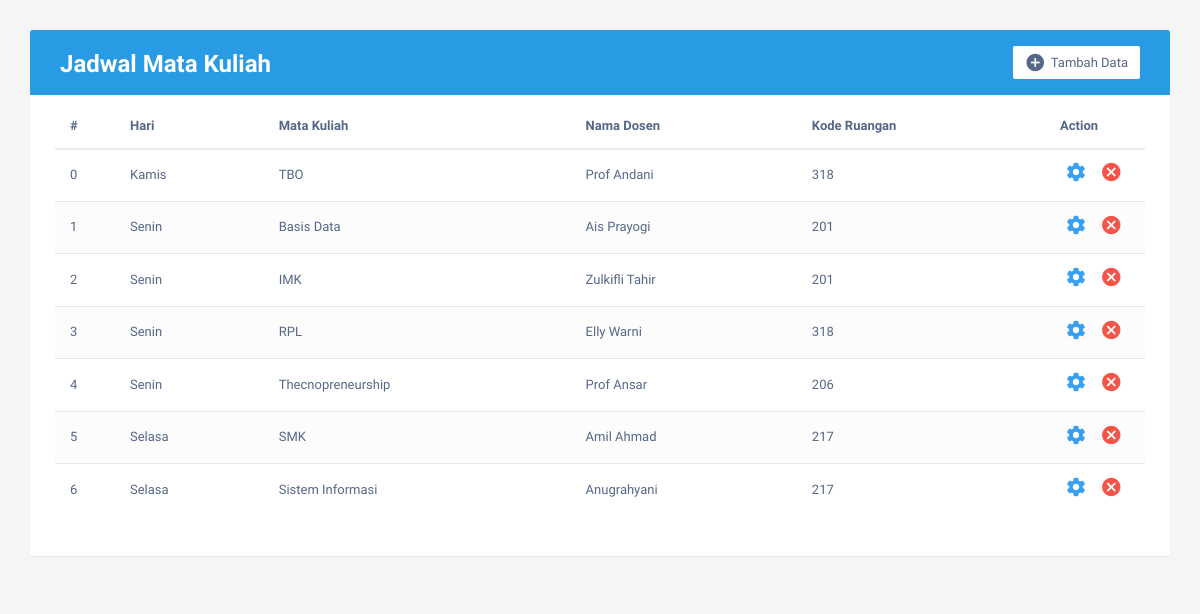
The page / on the database its author committed.
### tables this page shows
CREATE TABLE `jadwal` (
  `no` int(3) NOT NULL,
  `hari` varchar(6) NOT NULL,
  `mk` varchar(25) NOT NULL,
  `dosen` varchar(25) NOT NULL,
  `kode` int(3) NOT NULL
);

### application/controllers/Jadwal.php (called while the page is built, shortened)
<?php if ( ! defined('BASEPATH')) exit('No direct script access allowed');
class Jadwal extends CI_Controller {
  public function __construct(){
    $this->load->model('JadwalModel');
  }
  public function index(){
    $data['jadwal'] = $this->JadwalModel->view();
    $this->load->view('jadwal/index', $data);
  }
}

### index.php (called while the page is built, shortened)
<?php
require_once BASEPATH.'core/CodeIgniter.php';

### application/models/JadwalModel.php (called while the page is built, shortened)
<?php if ( ! defined('BASEPATH')) exit('No direct script access allowed');
class JadwalModel extends CI_Model {
  public function view(){
    return $this->db->get('jadwal')->result();
  }
}

### application/views/jadwal/index.php (the view, shortened to what this page needs)
<!DOCTYPE html>
<html lang="en">
<head>
<link rel="stylesheet" href="https://maxcdn.bootstrapcdn.com/font-awesome/4.7.0/css/font-awesome.min.css">
<link rel="stylesheet" href="https://maxcdn.bootstrapcdn.com/bootstrap/3.3.7/css/bootstrap.min.css">
<link rel="stylesheet" href="<?php echo base_url(); ?>css2.css">
</head>
<body>
    <div class="container">
        <div class="table-wrapper">
            <div class="table-title">
                <div class="row">
                    <div class="col-sm-5">
						<h2><b>Jadwal Mata Kuliah</b></h2>
					</div>
					<div class="col-sm-7">
						<a href='<?php echo base_url("jadwal/tambah"); ?>' class="btn btn-primary"><i class="material-icons">&#xE147;</i> <span>Tambah Data</span></a>
					</div>
                </div>
            </div>
            <table class="table table-striped table-hover">
                <thead>
                    <tr>
                        <th>#</th>
                        <th>Hari</th>
						<th>Mata Kuliah</th>
						<th>Nama Dosen</th>
                        <th>Kode Ruangan</th>
						<th>Action</th>
                    </tr>
                </thead>
                <tbody>
                    <tr>
                        <?php
                        if( ! empty($jadwal)){
                            foreach($jadwal as $data){
                                echo "<tr>
                                <td>".$data->no."</td>
                                <td>".$data->hari."</td>
                                <td>".$data->mk."</td>
                                <td>".$data->dosen."</td>
                                <td>".$data->kode."</td>
                                <td><a href='".base_url("jadwal/ubah/".$data->no)."'class='settings' title='Settings' data-toggle='tooltip'><i class='material-icons'>&#xE8B8;</i></a>
                                    <a href='".base_url("jadwal/hapus/".$data->no)."' class='delete' title='Delete' data-toggle='tooltip'><i class='material-icons'>&#xE5C9;</i></a></td>
                                </tr>";
                            }
                        }else{
                                echo "<tr><td align='center' colspan='6'>Data Tidak Ada</td></tr>";
                        }
                        ?>
                    </tr>
                </tbody>
            </table>
        </div>
    </div>
</body>
</html>

### css2.css (style rules this page uses)
body { color: #566787; background: #f5f5f5; font-family: 'Varela Round', sans-serif; font-size: 13px; }
.table-wrapper { background: #fff; padding: 20px 25px; margin: 30px 0; border-radius: 3px; box-shadow: 0 1px 1px rgba(0,0,0,.05); }
.table-title { padding-bottom: 15px; background: #299be4; color: #fff; padding: 16px 30px; margin: -20px -25px 10px; border-radius: 3px 3px 0 0; }
.table-title h2 { margin: 5px 0 0; font-size: 24px; }
.table-title .btn { color: #566787; float: right; font-size: 13px; background: #fff; border: none; min-width: 50px; border-radius: 2px; border: none; outline: none !important; margin-left: 10px; }
.table-title .btn i { float: left; font-size: 21px; margin-right: 5px; }
.table-title .btn span { float: left; margin-top: 2px; }
table.table tr th, table.table tr td { border-color: #e9e9e9; padding: 12px 15px; vertical-align: middle; }
table.table tr th:first-child { width: 60px; }
table.table tr th:last-child { width: 100px; }
table.table-striped tbody tr:nth-of-type(odd) { background-color: #fcfcfc; }
table.table td:last-child i { opacity: 0.9; font-size: 22px; margin: 0 5px; }
table.table td a { font-weight: bold; color: #566787; display: inline-block; text-decoration: none; }
table.table td a.settings { color: #2196F3; }
table.table td a.delete { color: #F44336; }
table.table td i { font-size: 19px; }

### rows shown on the page
jadwal: no "0", hari "Kamis", mk "TBO", dosen "Prof Andani", kode "318"
jadwal: no "1", hari "Senin", mk "Basis Data", dosen "Ais Prayogi", kode "201"
jadwal: no "2", hari "Senin", mk "IMK", dosen "Zulkifli Tahir", kode "201"
jadwal: no "3", hari "Senin", mk "RPL", dosen "Elly Warni", kode "318"
jadwal: no "4", hari "Senin", mk "Thecnopreneurship", dosen "Prof Ansar", kode "206"
jadwal: no "5", hari "Selasa", mk "SMK", dosen "Amil Ahmad", kode "217"
jadwal: no "6", hari "Selasa", mk "Sistem Informasi", dosen "Anugrahyani", kode "217"
